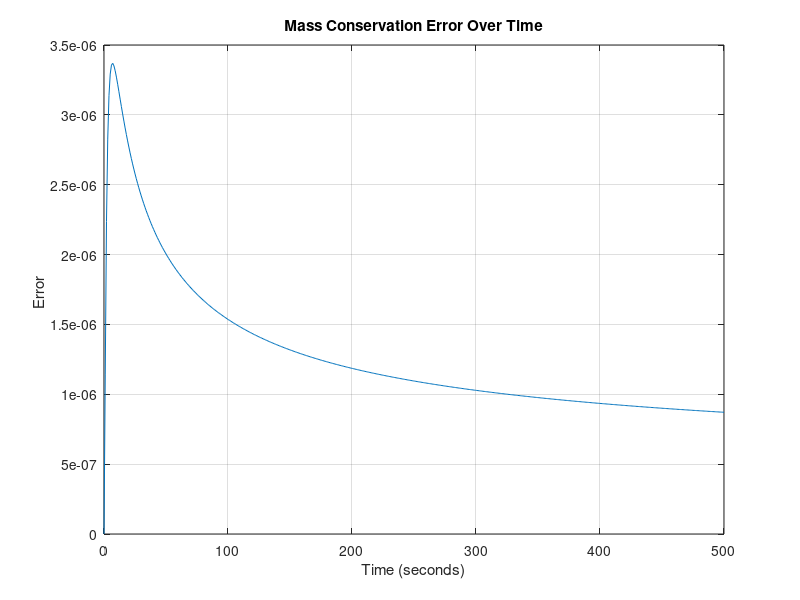
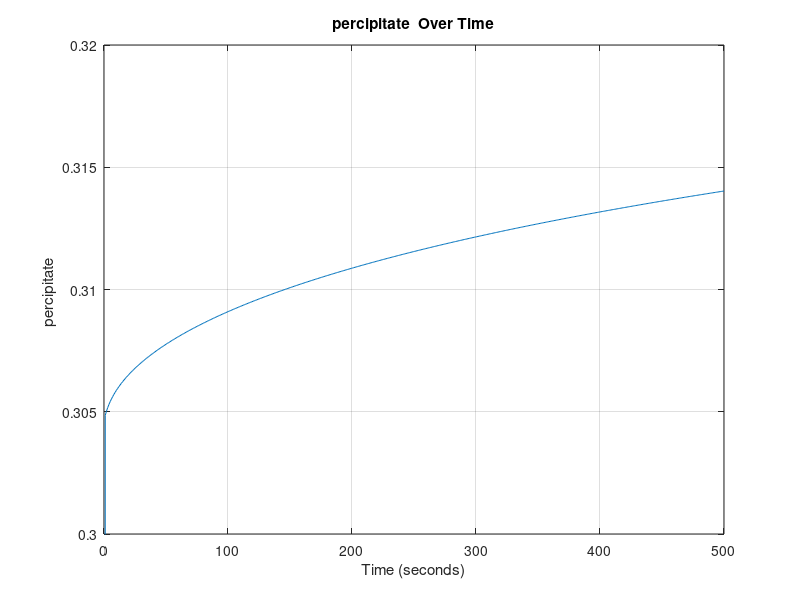
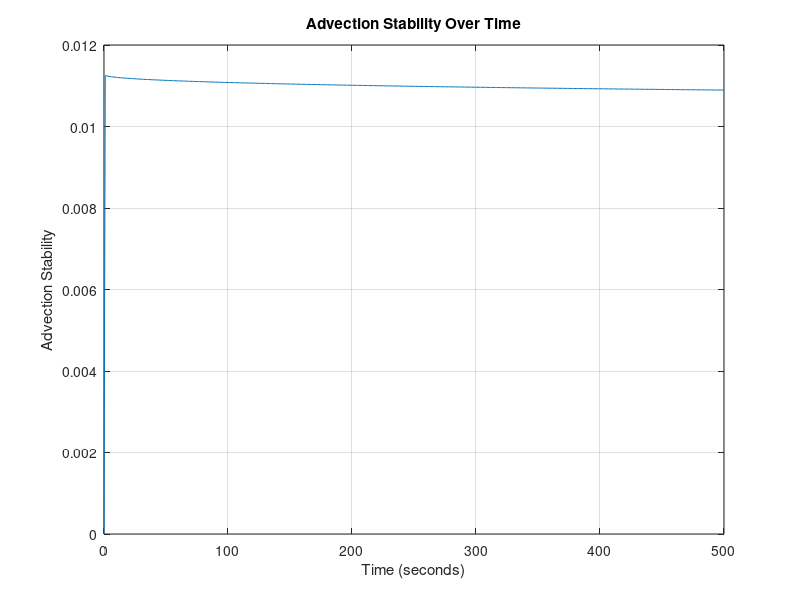
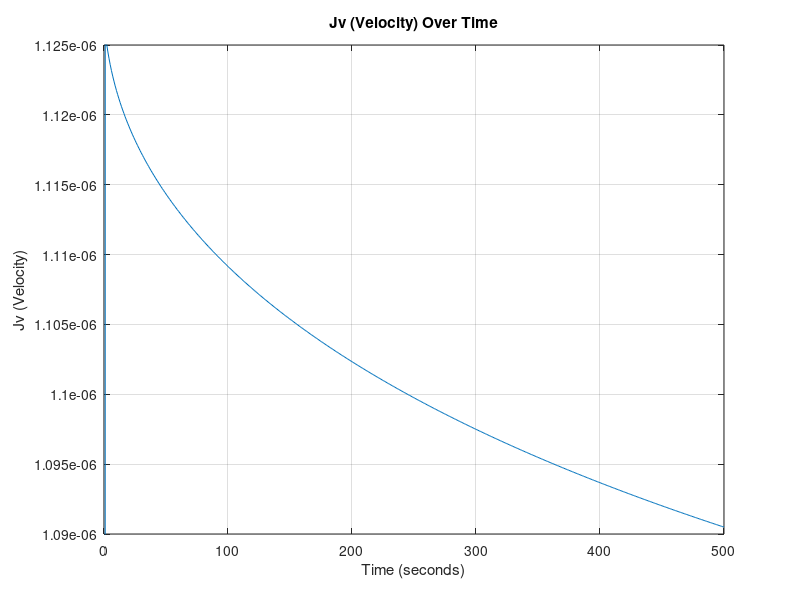

These charts were generated, in order, by the following MATLAB code: (Note: this script raises an error after producing the figures.)
%__Gruppe 3-Simulering-3.Sem__
clear
close all
clc
%% Inital Parameters
domain_length = 0.1;   % Domain length (meters)
domain_steps = 1000;    % Number of spatial domain_steps points
dx = domain_length / (domain_steps - 1); % Position discretization
 
time_length = 500;      % Time length (seconds)
time_steps = 500;       % Number of time steps
dt = time_length / time_steps; % Temporal discretization

% DEFINED VARIABLES
D = 1.464*10^-9; % Diffusivity coefficient H2PO4- in water [m^2 s^-1]
feed_conc = 0.1; % Constant solute concentration at the first cell 0.1 molar [H2PO4-]
TMP = 35; %TMP: Transmembrane Pressure [bar]

area = 0.001; % Area of the membrane surface [m^2]
kw = 5.7311*10^(-7); % Initial water permeability m^3 m^-2 bar^-1 s^-1 
my = 0.8903*10^-9; % Water viscosity [Bar∙s]
Rm = 1/(my*kw); % Rejection of water at the membrane (σ) [m^-1]
alpha = 1*10^14; % Specific resistance of fouling [m mol m^3]
PC = 0.5; %Percipitate Advection Coefficient

sig_m = 0.1; % Rejection of ions 

% PHYSICAL CONSTANTS
R= 8.31415*10^-2; % Gasconstant [L^3 Bar mol^-1 K^-1]
T= 273.15+25; %Temperature [K]
 
% Anonymous functions
%Lv = @(time) kw*exp(-kb*time); %Water permeability dependent on Fouling

Mp = @(conc) 0.0011*exp(36.328*conc) + 0.263253; % concentration of udfæld in respect to phosphate increase.
Rf = @(conc) alpha*(Mp(conc)/area); % Rate of fouling
Lv = @(conc) 1/(my*(Rm+Rf(conc))); % Water permeability dependent on fouling


% Create a grid for space and time
x = linspace(0, domain_length, domain_steps);
t = linspace(0, time_length, time_steps);

% Initialize the concentration array AND Initial condition (1D)
C = zeros(domain_steps, time_steps)+0.1; % 0.1 molar [H2PO4] at pH 2.9


%Diffusive Stability
DS = D*dt/dx^2;
fprintf('\n Diffusivity Stability = %f', DS);
if DS>0.5 
   fprintf(2,'\n ERROR: Stabilitetsfejl');
else
    fprintf('\n Stable Diffusion Model !!');
end


%% Time-stepping loop
for j = 2:time_steps
    for i = 1:domain_steps
        LastC = C(domain_steps, j-1);

        C(1, :) = feed_conc; % Set the leftmost boundary to 0.1

        if j == 2
            Ptot = Mp(feed_conc); % The rate of percipitation WI
        else
            Ptot = Mp(LastC) + (Mp(LastC) - Mp(feed_conc))*Jv*(dt/dx)*PC; %%% CHECK CODE!!!!!!
        end

        Jv = (Lv(LastC)*(TMP-(1*R*T*(LastC))));  % Volume flux = Jv ,  in terms of osmotic pressure (TMP, R, T, delta_C) and Lv. [m/s]

        % Calculate the second derivative in x direction
        if i == 1 %_Left Cell__
            d2Cdx2 = 0;
            dCdt_advection = 0;

        elseif i == domain_steps %__Membrane Cell___
            % No right neighbor at the last cell and MEMBRANE
            d2Cdx2 = (D * (C(domain_steps - 1, j-1) - C(domain_steps, j-1)) / dx^2) + C(i,j-1)*(sig_m)*Jv/(dx);
        else    %__Normal Cells__
            % Calculate the second derivative normally
            d2Cdx2 = D * (C(i + 1, j-1) - 2 * C(i, j-1) + C(i - 1, j-1)) / dx^2;
            % Apply advection term
            dCdt_advection = -Jv * (C(i, j-1) - C(i-1, j-1)) / dx;
        end
        % Apply the diffusion-advection-(electromigration) equation
        C(i, j) = C(i, j-1) + dt * (d2Cdx2 + dCdt_advection);
        Jv_values(j) = Jv; % Plot values
        P_values(j) = Ptot;
        AS(j) = Jv * dt/dx; % Stability plot values
    end
end
%% CONSERVATION ERROR

Systemdiff = [0, diff(sum(C,1))]; % Diffrence in systemsums

inflow = Jv_values*feed_conc*(dt/dx); % Inflow array
outflow = C(domain_steps, :).* Jv_values*(1-sig_m)*(dt/dx); % Outflow array 

ERROR = Systemdiff - inflow + outflow; % The mass conservation error



%% 2D Plots

% Plot Mass Conservation Error values over time

figure;
plot(t, ERROR);
xlabel('Time (seconds)');
ylabel('Error ');
title('Mass Conservation Error Over Time');
grid on;


% Plot Percipitate (DS) values over time

figure;
plot(t, P_values);
xlabel('Time (seconds)');
ylabel('percipitate ');
title('percipitate  Over Time');
grid on;
ylim([0.3, 0.32]);

% Plot Advection Stability (DS) values over time

figure;
plot(t, AS);
xlabel('Time (seconds)');
ylabel('Advection Stability');
title('Advection Stability Over Time');
grid on;

% Plot Jv values over time
figure;
plot(t, Jv_values);
xlabel('Time (seconds)');
ylabel('Jv (Velocity)');
title('Jv (Velocity) Over Time');
grid on;
ylim([1.09*10^-6, 1.125*10^-6]);

% Define fractions of time steps you want to visualize
time_fraction = [0.001, 0.01, 0.1, 0.25, 0.5, 0.9];  % For example, 0.1 corresponds to 10% of time steps

% Calculate the corresponding time indices
time_instances = round(time_fraction * time_steps);

% Create a figure for the first plot
figure;
hold on;

% Plot concentration at specific time instances
for i = 1:length(time_instances)
    time_index = time_instances(i);
    plot(x, C(:, time_index));
end

xlabel('Position (meter)');
ylabel('Koncentration (M)');
title('Koncentration over Position ved Forskellige Tidsfraktioner');
xlim([0.0975, domain_length]);
ylim([0.1, 0.118]);

% Add a legend for clarity
legend(arrayfun(@(f) ['t=', num2str(f)], time_fraction, 'UniformOutput', false));

grid on;
hold off;


%% 3D Plot

% Create a 3D surface plot to visualize concentration over time and position
[T, X] = meshgrid(t, x);
figure;
h = surf(X, T, C); % Transpose removed here
xlabel('Position (meter)');
ylabel('Tid (sekunder)');
zlabel('Koncentration (M)');
title('Koncentration Over Tid og Position');

% Set axis limits to start at the origin
xlim([0, domain_length]);
ylim([0, time_length]);
zlim([0, 1.5]); % Assuming max(C(:)) is the maximum concentration in your data

set(h,'LineStyle','none')
colormap(jet)
clim([0.1 0.12])
